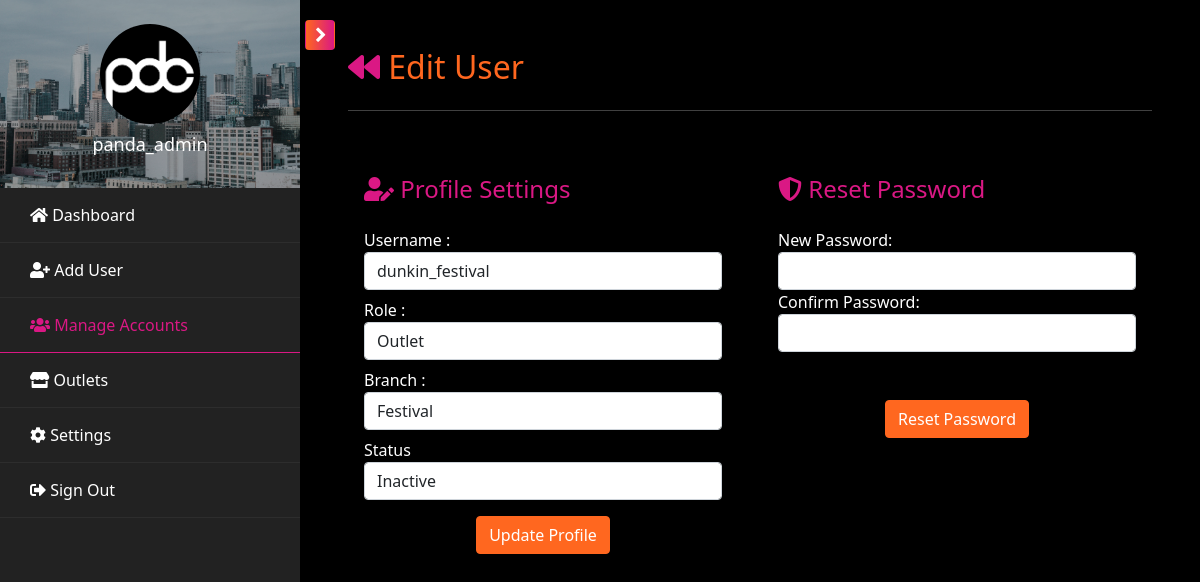
The page /pages/admin/admin.user.php?id=4 (signed in) on the database as committed earlier.
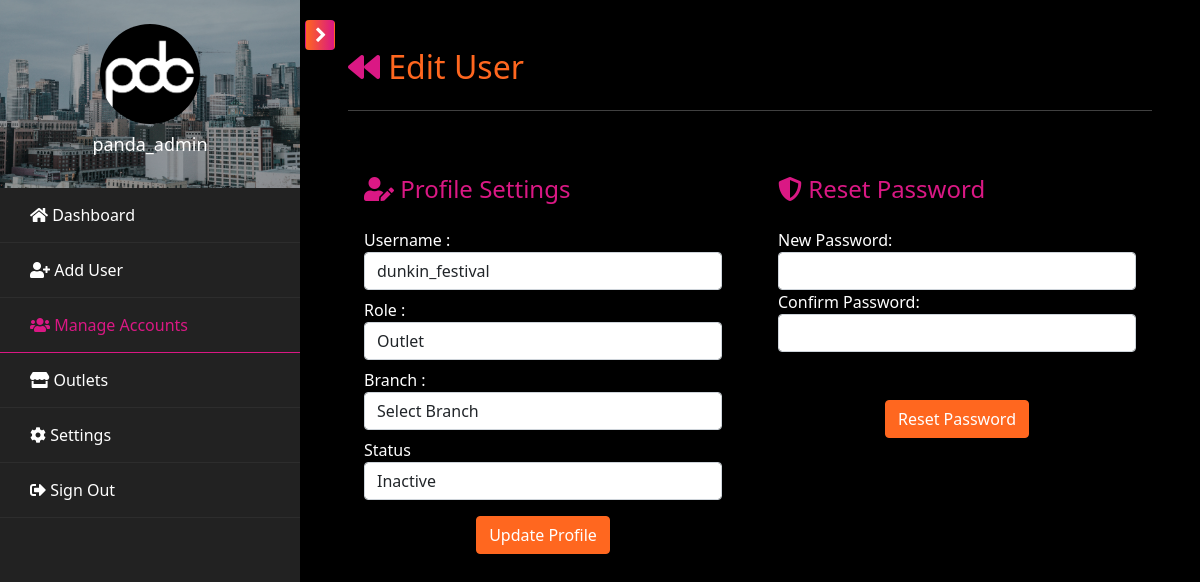
The same page on the database as committed later.
### tables this page shows
CREATE TABLE `tbl_user` (
  `id` int(11) NOT NULL,
  `username` varchar(100) NOT NULL,
  `password` varchar(255) NOT NULL,
  `role` enum('admin','support','dev','marketing','hr','outlet') NOT NULL,
  `branch` varchar(100) DEFAULT NULL,
  `status` enum('Active','Inactive') NOT NULL DEFAULT 'Active',
  `created` datetime(6) DEFAULT current_timestamp(6),
  `updated` datetime(6) DEFAULT current_timestamp(6) ON UPDATE current_timestamp(6)
);

CREATE TABLE `tbl_outlet` (
  `id` int(100) NOT NULL,
  `store_name` varchar(100) DEFAULT NULL,
  `branch_code` varchar(100) DEFAULT NULL,
  `outlet_code` varchar(100) NOT NULL,
  `shop_type` enum('a','b','c') NOT NULL,
  `address` varchar(1000) DEFAULT NULL,
  `status` enum('Active','Closed') NOT NULL,
  `updated` datetime(6) NOT NULL DEFAULT current_timestamp(6),
  `created` datetime(6) NOT NULL DEFAULT current_timestamp(6),
  `image_path` varchar(255) DEFAULT NULL,
  `image_name` varchar(1000) NOT NULL
);

### pages/admin/admin.user.php (the view, shortened to what this page needs)
<?php
include('admin.header.php');
if (isset($_GET['id'])) {
    $id = intval($_GET['id']);
    $query = $conn->prepare("SELECT * FROM tbl_user WHERE id = ?");
    $query->bind_param("i", $id);
    $query->execute();
    $result = $query->get_result();
    $user = $result->fetch_assoc();
} else {
    $_SESSION['error'] = "Invalid request.";
    header("Location: admin.accounts.php");
    exit();
}
?>
            <div id="content" class="p-4 p-md-5 pt-5">
                <h2 class="mb-4 text-orange"><a href="admin.accounts.php"><i class="fas fa-backward text-pink"></i></a>&nbsp;Edit User</h2>
                <hr />
                <div class="row">
                    <div class="col-md-6">
                        <div class="p-3 py-5">
                            <div class="d-flex justify-content-between align-items-center mb-3">
                                <h4 class="text-right text-pink"><i class="fas fa-user-edit"></i>&nbsp;Profile Settings</h4>
                            </div>
                            <form method="post" action="admin.edit.php">
                                <div class="row mt-2">
                                    <div class="col-md-12">
                                        <label for="username">Username :</label>
                                        <input type="text" class="form-control" placeholder="Enter Username" id="username" name="username" value="<?php echo htmlspecialchars($user['username']); ?>">
                                    </div>
                                </div>
                                <div class="row mt-2">
                                    <div class="col-md-12">
                                        <label for="role">Role :</label>
                                        <select class="form-control" id="role" name="role" onchange="toggleBranchSelection()">
                                            <option value="outlet" <?php if ($user['role'] == 'outlet') echo 'selected'; ?> disabled>Outlet</option>
                                        </select>
                                    </div>
                                </div>
                                <div class="row mt-2" id="branch-section" style="display: none;">
                                    <div class="col-md-12">
                                        <label for="branch">Branch :</label>
                                        <select class="form-control" id="branch" name="branch">
                                            <option value="" <?php if ($user['branch'] == '') echo 'selected'; ?> hidden>Select Branch</option>
                                            <?php
                                                $outlet_qry = mysqli_query($conn, "SELECT * FROM tbl_outlet WHERE `status` = 'Active'");
                                                while($rows=mysqli_fetch_array($outlet_qry)){
                                            ?>
                                                <option value="<?php echo $rows['short_name']; ?>" <?php if ($user['branch'] == $rows['short_name']) echo 'selected'; ?>><?php echo $rows['store_name']; ?></option>
                                            <?php } ?>
                                        </select>
                                    </div>
                                </div>
                                <div class="row mt-2">
                                    <div class="col-md-12">
                                        <label for="status">Status</label>
                                        <select class="form-control" id="status" name="status">
                                            <option value="Inactive" <?php if ($user['status'] == 'Inactive') echo 'selected'; ?>>Inactive</option>
                                        </select>
                                    </div>
                                </div>
                                <div class="mt-3 text-center"><button class="btn btn-orange" type="submit" title="Update">Update Profile</button></div>
                            </form>
                        </div>
                    </div>
                    <div class="col-md-6">
                        <div class="p-3 py-5">
                            <div class="d-flex justify-content-between align-items-center mb-3">
                                <h4 class="text-right text-pink"><i class="fas fa-shield-alt"></i>&nbsp;Reset Password</h4>
                            </div>
                            <form method="post" action="admin.reset.php">
                                <div class="row mt-2">
                                    <div class="col-md-12">
                                        <label class="labels">New Password:</label>
                                        <input type="password" class="form-control" name="new_password" id="new_password">
                                    </div>
                                    <div class="col-md-12">
                                        <label class="labels">Confirm Password:</label>
                                        <input type="password" class="form-control" name="confirm_password" id="confirm_password">
                                    </div>
                                </div>
                                <div class="mt-5 text-center">
                                    <button class="btn btn-orange profile-button" type="submit" title="Reset Password">Reset Password</button>
                                </div>
                            </form>
                        </div>
                    </div>
                </div>
            </div>
<?php include('admin.footer.php'); ?>

### pages/admin/admin.header.php (shortened to what this page needs)
<?php
$current_page = basename($_SERVER['PHP_SELF']);
$accounts_page = ['admin.accounts.php', 'admin.user.php'];
$outlet_page = ['admin.outlet.php', 'admin.add.outlet.php', 'admin.edit.outlet.php'];
?>
<!DOCTYPE html>
<html lang="en">
    <head>
        <link href="../../assets/vendor/bootstrap/css/bootstrap.min.css" rel="stylesheet">
        <link href="../../assets/vendor/bootstrap-icons/bootstrap-icons.css" rel="stylesheet">
        <link href="../../assets/vendor/fontawesome/css/all.min.css" rel="stylesheet">
        <link href="../../assets/vendor/swiper/swiper-bundle.min.css" rel="stylesheet">
        <link href="../../assets/vendor/datatables/jquery.dataTables.min.css" rel="stylesheet">
        <link rel="stylesheet" href="https://stackpath.bootstrapcdn.com/font-awesome/4.7.0/css/font-awesome.min.css">
        <link href="../../assets/css/main.style.css" rel="stylesheet">
    </head>
    <body>
        <div class="wrapper d-flex align-items-stretch">
            <nav id="sidebar">
                <div class="custom-menu">
                    <button type="button" id="sidebarCollapse" class="btn btn-orange">
                    </button>
                </div>
                <div class="img bg-wrap text-center py-4" style="background-image: url(../../assets/img/wallpaper.jpg);">
                    <div class="user-logo">
                        <div class="img" style="background-image: url(../../assets/img/PDC-square.png);"></div>
                        <h3><?php echo $_SESSION['username']; ?></h3>
                    </div>
                </div>
                <ul class="list-unstyled components mb-5">
                    <li class="<?php echo ($current_page == 'admin.dashboard.php') ? 'active' : ''; ?>">
                        <a href="admin.dashboard.php"><span class="fas fa-home mr-3"></span>&nbsp;Dashboard</a>
                    </li>
                    <li class="<?php echo ($current_page == 'admin.register.php') ? 'active' : ''; ?>">
                        <a href="admin.register.php"><span class="fas fa-user-plus mr-3"></span>&nbsp;Add User</a>
                    </li>
                    <li class="<?php echo (in_array($current_page, $accounts_page)) ? 'active' : ''; ?>">
                        <a href="admin.accounts.php"><span class="fas fa-users mr-3"></span>&nbsp;Manage Accounts</a>
                    </li>
                    <li class="<?php echo (in_array($current_page, $outlet_page)) ? 'active' : ''; ?>">
                        <a href="admin.outlet.php"><span class="fas fa-store mr-3"></span>&nbsp;Outlets</a>
                    </li>
                    <li class="<?php echo ($current_page == 'admin.settings.php') ? 'active' : ''; ?>">
                        <a href="admin.settings.php"><span class="fas fa-cog mr-3"></span>&nbsp;Settings</a>
                    </li>
                    <li>
                        <a href="../../includes/logout.php"><span class="fas fa-sign-out-alt mr-3"></span>&nbsp;Sign Out</a>
                    </li>
                </ul>
            </nav>

### pages/admin/admin.footer.php (shortened to what this page needs)
        </div>
    </body>
</html>

### assets/css/main.style.css (style rules this page uses)
body { background-color: #000; color: #fff; text-align: left; margin: 0; }
.text-orange { color: #FF671F; }
.text-pink { color: #DA1884; }
.btn-orange { color: #fff; background-color: #FF671F; border-color: #FF671F; }
.img { background-size: cover; background-repeat: no-repeat; background-position: center center; }
.wrapper { width: 100%; }
#sidebar { min-width: 300px; max-width: 300px; background: #222; color: #fff; -webkit-transition: all 0.3s; -o-transition: all 0.3s; transition: all 0.3s; position: relative; }
#sidebar ul.components { padding: 0; }
#sidebar ul li { font-size: 16px; }
#sidebar ul li a { text-decoration: none; padding: 15px 30px; display: block; color: #fff; border-bottom: 1px solid rgba(255, 255, 255, 0.05); }
#sidebar ul li.active > a { background: transparent; color: #da1884; border-bottom: 1px solid #DA1884; }
#sidebar .custom-menu { display: inline-block; position: absolute; top: 20px; right: 0; margin-right: -35px; -webkit-transition: 0.3s; -o-transition: 0.3s; transition: 0.3s; }
#sidebar .custom-menu .btn.btn-orange { background: linear-gradient(to right, #FF671F, #DA1884); border-color: transparent; position: relative; color: #fff; width: 30px; height: 30px; }
#sidebar .custom-menu .btn.btn-orange:after, #sidebar .custom-menu .btn.btn-orange:before { position: absolute; top: 2px; left: 0; right: 0; bottom: 0; font-family: "FontAwesome"; color: #fff; }
#sidebar .custom-menu .btn.btn-orange:after { content: "\f054"; left: 2px; }
.bg-wrap { width: 100%; position: relative; z-index: 0; }
.bg-wrap:after { z-index: -1; position: absolute; top: 0; left: 0; right: 0; bottom: 0; content: ''; background: #000; opacity: .3; }
.bg-wrap .user-logo .img { width: 100px; height: 100px; border-radius: 50%; margin: 0 auto; margin-bottom: 10px; }
.bg-wrap .user-logo h3 { color: #fff; font-size: 18px; }
#content { width: 100%; padding: 0; min-height: 100vh; -webkit-transition: all 0.3s; -o-transition: all 0.3s; transition: all 0.3s; }

Rows that differ between the two databases and show on the page:
changed through a linked row, tbl_user "dunkin_festival": branch "Festival" → (not shown)
Other text that changed with them:
form field branch: (not shown) → "Select Branch"
